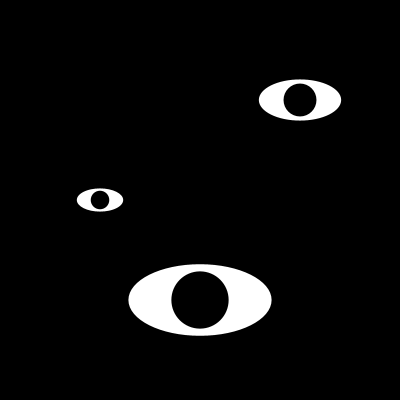
Frame 1 (no input)
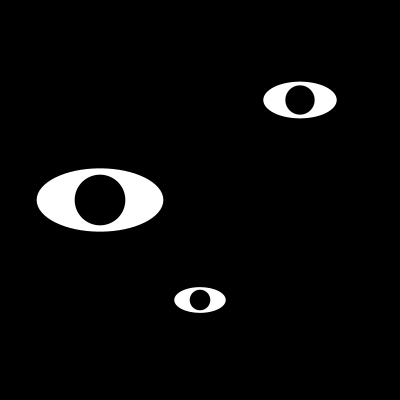
Frame 60 (the mouse pressed at the canvas centre just before this capture)
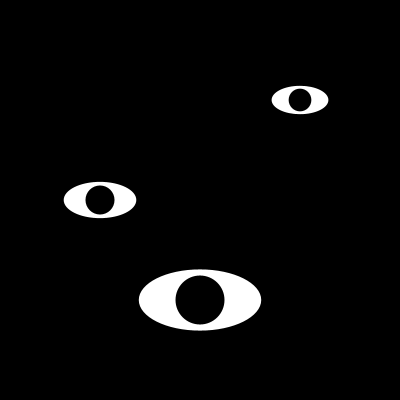
Frame 120 (the mouse held since frame 60 and released just before this capture)

The Processing sketch that drew these frames (run headless with seeded random() and noise(); from frame 60 on, the mouse is pressed at the canvas centre):

// Processing sketch: funcao_olho_3
// ── funcao_olho_3.pde
void setup() {
  size(400, 400);
}

void draw() {
  background(0);
  olho(300, 100, random(50, 100));
  olho(100, 200, random(10, 150)); 
  olho(200, 300, random(10, 150));
  
  println(int(random(1, 11)));
}

void olho(float x, float y, float tamanho) {
  noStroke();
  fill(255);
  ellipse(x, y, tamanho, tamanho/2);
  fill(0);
  ellipse(x, y, tamanho*.40, tamanho*.40);
}
